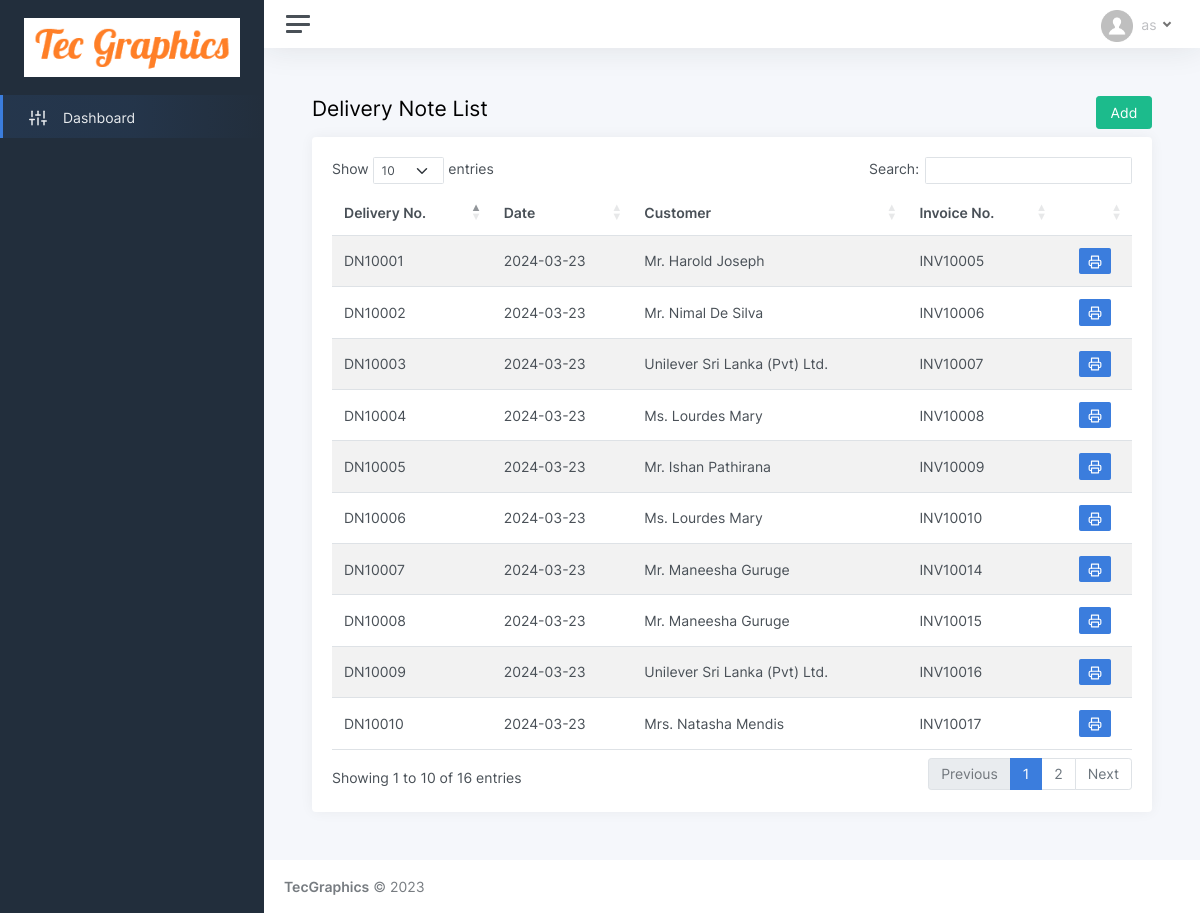
Page /delivery_list.php on the committed database.
### tables this page shows
CREATE TABLE IF NOT EXISTS `delivery` (
  `id` int(11) NOT NULL AUTO_INCREMENT,
  `del_no` varchar(25) NOT NULL,
  `del_date` varchar(25) NOT NULL,
  `invoice_id` int(11) NOT NULL COMMENT 'id of invoice table',
  `cus_id` int(11) NOT NULL,
  `log_user` int(11) NOT NULL,
  `log_datetime` varchar(25) NOT NULL,
  PRIMARY KEY (`id`)
);

CREATE TABLE IF NOT EXISTS `title` (
  `id` int(11) NOT NULL AUTO_INCREMENT,
  `title` varchar(5) NOT NULL,
  PRIMARY KEY (`id`)
);

CREATE TABLE IF NOT EXISTS `customer` (
  `id` int(11) NOT NULL AUTO_INCREMENT,
  `ctype` varchar(5) NOT NULL,
  `title` int(11) NOT NULL,
  `name` varchar(75) NOT NULL,
  `last_name` varchar(50) NOT NULL,
  `mobile` varchar(20) NOT NULL,
  `phone` varchar(20) DEFAULT NULL,
  `fax` varchar(20) NOT NULL,
  `email` varchar(50) NOT NULL,
  `web` varchar(50) NOT NULL,
  `address1` varchar(75) NOT NULL,
  `address2` varchar(75) NOT NULL,
  `address3` varchar(75) NOT NULL,
  `active` varchar(5) NOT NULL DEFAULT 'yes',
  `login` varchar(5) NOT NULL DEFAULT 'no',
  `password` varchar(200) NOT NULL,
  `reg_mode` varchar(10) NOT NULL DEFAULT 'online',
  `reg_date` varchar(25) NOT NULL,
  PRIMARY KEY (`id`),
  KEY `title` (`title`)
);

CREATE TABLE IF NOT EXISTS `invoice` (
  `id` int(11) NOT NULL AUTO_INCREMENT,
  `invoice_no` varchar(25) NOT NULL,
  `invoice_date` varchar(25) NOT NULL,
  `jobcard_id` int(11) NOT NULL COMMENT 'id of jobcard table',
  `cus_id` int(11) NOT NULL,
  `subtotal` varchar(25) NOT NULL,
  `dis_per` varchar(25) NOT NULL,
  `discount` varchar(25) NOT NULL,
  `total` varchar(25) NOT NULL,
  `paystatus` varchar(10) NOT NULL DEFAULT 'pending',
  `pay_balance` varchar(25) NOT NULL,
  `log_user` int(11) NOT NULL,
  `log_datetime` varchar(25) NOT NULL,
  `inv_type` varchar(15) NOT NULL DEFAULT 'jobcard',
  `delivery` varchar(10) NOT NULL DEFAULT 'no',
  `cancel` varchar(5) NOT NULL DEFAULT 'no',
  PRIMARY KEY (`id`)
);

### delivery_list.php (the view, shortened to what this page needs)
<!DOCTYPE html>
<html lang="en">
<head>
	<?php include('header.php'); ?>
</head>
<body>
	<div class="wrapper">
	<?php include('sidebar.php'); ?>
		<div class="main">
		<?php include('topbar.php'); ?>
			<main class="content">
				<div class="container-fluid p-0">
					<div class="row">
					<h1 class="h3 mb-3 col-10">Delivery Note List</h1>
					<div class="col-2" align="right"><a href="pending_invoices.php"><button class="btn btn-success">Add</button></a></div>
					</div>
					<div class="row">
						<div class="col-12">
							<div class="card">
								<div class="card-body">
									<table id="datatables-reponsive" class="table table-striped" style="width:100%">
										<thead>
										  <tr>
											<th>Delivery No.</th>
											<th>Date</th>
											<th>Customer</th>
											<th>Invoice No.</th>
											<th>&nbsp;</th>
										  </tr>
										</thead>
										<tbody>
										  <?php
										  $select_req = mysqli_query($con, "SELECT * FROM delivery");
										  while($result_req = mysqli_fetch_array($select_req)){
										  $select_cust = mysqli_query($con, "SELECT title, name, last_name FROM customer WHERE id = '{$result_req['cus_id']}'");
										  $result_cust = mysqli_fetch_array($select_cust);
											if($result_cust['title']!='6'){
												$select_title = mysqli_query($con, "SELECT title FROM title WHERE id = '{$result_cust['title']}'");
												$result_title = mysqli_fetch_array($select_title);
												$cusname = $result_title['title'].'. '.$result_cust['name'].' '.$result_cust['last_name'];
											} else {
												$cusname = $result_cust['name'].' '.$result_cust['last_name'];
											}
										  $select_inv = mysqli_query($con, "SELECT invoice_no FROM invoice WHERE id = '{$result_req['invoice_id']}'");
										  $result_inv = mysqli_fetch_array($select_inv);
										  ?>
										  <tr>
											<td><?php echo $result_req['del_no']; ?></td>
											<td><?php echo $result_req['del_date']; ?></td>
											<td><?php echo $cusname; ?></td>
											<td><?php echo $result_inv['invoice_no']; ?></td>
										    <td align="center"><a href="print_delivery_note.php?did=<?php echo $result_req['id']; ?>" target="_blank"><button type="button" class="btn btn-sm btn-primary" ><i data-feather="printer"></i></button></a></td>
										  </tr>
										  <?php } ?>
										</tbody>
									</table>
								</div>
							</div>
						</div>
					</div>
				</div>
			</main>
			<?php include('footer.php'); ?>
		</div>
	</div>
</body>
</html>

### rows in the picture
delivery: del_no "DN10001", del_date "2024-03-23", title.title "Mr. Harold Joseph", invoice.invoice_no "INV10005"
delivery: del_no "DN10002", del_date "2024-03-23", title.title "Mr. Nimal De Silva", invoice.invoice_no "INV10006"
delivery: del_no "DN10003", del_date "2024-03-23", customer.name+last_name "Unilever Sri Lanka (Pvt) Ltd.", invoice.invoice_no "INV10007"
delivery: del_no "DN10004", del_date "2024-03-23", title.title "Ms. Lourdes Mary", invoice.invoice_no "INV10008"
delivery: del_no "DN10005", del_date "2024-03-23", title.title "Mr. Ishan Pathirana", invoice.invoice_no "INV10009"
delivery: del_no "DN10006", del_date "2024-03-23", title.title "Ms. Lourdes Mary", invoice.invoice_no "INV10010"
delivery: del_no "DN10007", del_date "2024-03-23", title.title "Mr. Maneesha Guruge", invoice.invoice_no "INV10014"
delivery: del_no "DN10008", del_date "2024-03-23", title.title "Mr. Maneesha Guruge", invoice.invoice_no "INV10015"
delivery: del_no "DN10009", del_date "2024-03-23", customer.name+last_name "Unilever Sri Lanka (Pvt) Ltd.", invoice.invoice_no "INV10016"
delivery: del_no "DN10010", del_date "2024-03-23", title.title "Mrs. Natasha Mendis", invoice.invoice_no "INV10017"
